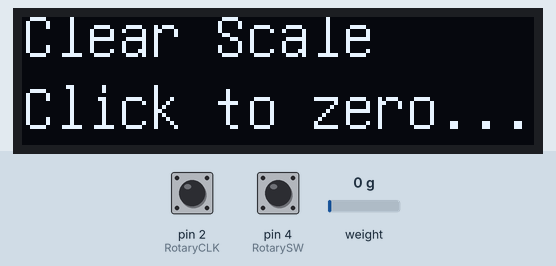
Recording of a sketch running on a simulated Arduino Uno, built with avr-gcc and run on an emulated ATmega328P. Parts: 128×32 one-colour display. The test bench sets the inputs (shaded band); at power-on: pin 4 (RotarySW) HIGH, pin 2 (RotaryCLK) HIGH, weight on the scale 0 g.

Above: at 3.7 s.
3.8 s: pin 4 (RotarySW) pulled LOW for 0.15 s
At 6.8 s:
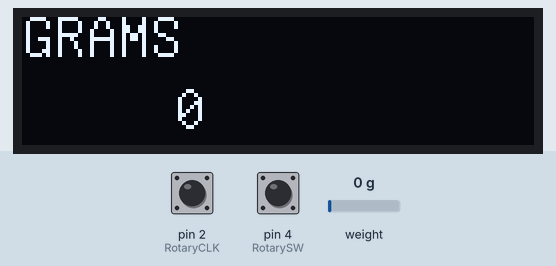
6.9 s: pin 2 (RotaryCLK) pulled LOW for 0.15 s
At 9.8 s:
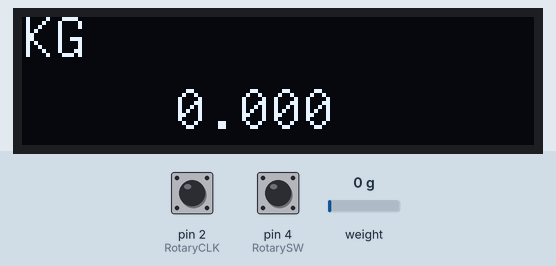
10.0 s: pin 2 (RotaryCLK) pulled LOW for 1 s
At 13.2 s:
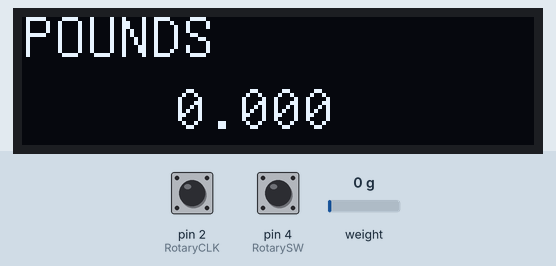
14.0 s: weight on the scale set to 100 g
At 16.0 s:
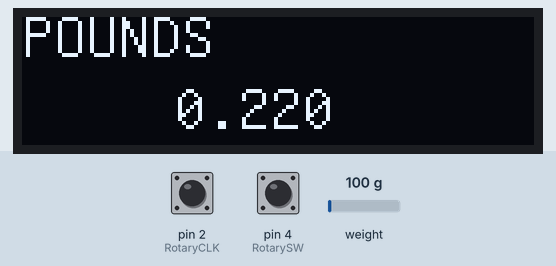
16.9 s: weight on the scale set to 1250 g
At 18.6 s:
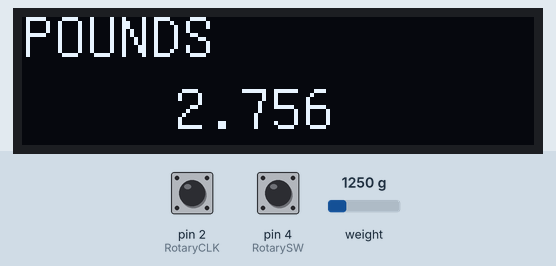
19.4 s: weight on the scale set to 2500 g
At 21.1 s:
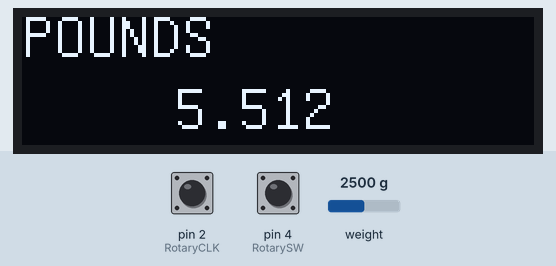
Timing chart, 0 to 22.6 s (numbered marks = the images above; inputs shaded):
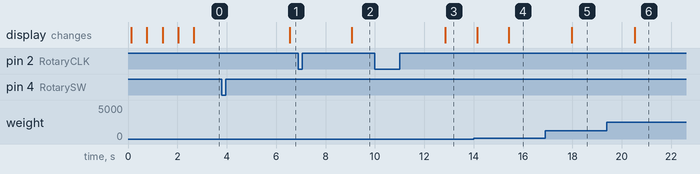

The sketch:

scale_v1.2.ino
```cpp
/* Arduino Scale using HX711 and Load Cell

Created by Yvan / https://Brainy-Bits.com

This code is in the public domain...

You can: copy it, use it, modify it, share it or just plain ignore it!
Thx!
*/


#include "U8glib.h"   // Library for Oled display https://github.com/olikraus/u8glib/
#include "HX711.h"    // Library for Load Cell amplifier board

volatile boolean TurnDetected;  // variable used to detect rotation of Rotary encoder
volatile int Rotary_Flag=0;     // flag to indicate rotation as occured

// Rotary Encoder Module connections
#define RotaryCLK 2   // Rotary encoder CLK pin connected to pin 2 of Arduino
#define RotaryDT 3    // Rotary encoder DT pin connected to pin 3
#define RotarySW 4    // Rotary encoder Switch pin connected to pin 4

// HX711 Module connections
#define CLK 5   // CLK of HX711 connected to pin 5 of Arduino
#define DOUT 6  // DOUT of HX711 connected to pin 6 of Arduino

int reset_screen_counter=0;      // Variable used to decide what to display on Oled
volatile int current_units=0;    // Used to select which measuring unit to use (KG,Grams,Pounds)
float unit_conversion;           // Used to convert between measuring units
int decimal_place;               // how many decimal number to display

HX711 scale(DOUT, CLK);  // Init of the HX711

U8GLIB_SSD1306_128X32 u8g(U8G_I2C_OPT_FAST);  // Init of the OLED


// Interrupt routine runs if Rotation detected from Rotary encoder
void rotarydetect ()  {
Rotary_Flag=1; // Set Rotary flag from 0 to 1
delay(500);
}


// Used to change the measurement units (0=grams, 1=KG, 2=pounds)
void change_units ()  {
  if (current_units == 0) current_units=1;
  else if (current_units == 1) current_units=2;
  else if (current_units == 2) current_units=0;
}


// Run at Startup and when Resetting with Rotary encoder switch
void startupscreen(void) {
  u8g.setFont(u8g_font_unifont);
  u8g.firstPage();
  do {
    u8g.drawStr( 0, 10, "Clear Scale");
    u8g.drawStr( 0, 28, "Click to zero...");
  } while( u8g.nextPage() );
}

// Reset Scale to zero
void tare_scale(void) {
  scale.set_scale(-1073000);  //Calibration Factor obtained from calibration sketch
  scale.tare();             //Reset the scale to 0
}


// Start Displaying information on OLED
void start_scale(void) {
  char temp_current_units[15];  // Needed to store String to Char conversion
  String KG="KG";
  String GRAMS="GRAMS";
  String LBS="POUNDS";

  if (current_units == 0) {                     // 0 = grams
    GRAMS.toCharArray(temp_current_units, 15);  // Convert String to Char for OLED display
    unit_conversion=1000;                        // conversion value for grams
    decimal_place=0;                            // how many decimal place numbers to display
  } else if (current_units == 1) {              // 1 = Kilograms
    KG.toCharArray(temp_current_units, 15);
    unit_conversion=1;
    decimal_place=3;
  } else {                                      // else 2 = Pounds
    LBS.toCharArray(temp_current_units, 15);
    unit_conversion=2.2046226218;
    decimal_place=3;
  }

    u8g.setFont(u8g_font_unifont);
    u8g.firstPage();
      do {
        u8g.drawStr( 0, 10, temp_current_units);  // Display the current measurement unit
        u8g.setPrintPos(38, 28);
        u8g.print(scale.get_units(3)*unit_conversion, decimal_place);  // Display the average of 3 scale value reading
      } while( u8g.nextPage() );
}


void setup(void) {

  // Set pinmode for Rotary encoder pins
  pinMode(RotarySW,INPUT_PULLUP);
  pinMode(RotaryCLK,INPUT_PULLUP);
  pinMode(RotaryDT,INPUT_PULLUP);

  // Attach interrupt 0 (Pin 2 on UNO) to the Rotary Encoder
  attachInterrupt (0,rotarydetect,RISING);   // interrupt 0 always connected to pin 2 on Arduino UNO

  // Rotate screen 180 degrees on OLED, if required
  u8g.setRot180();

  // Set color of OLED to Monochrome
  u8g.setColorIndex(1);

  // Select font to use
  u8g.setFont(u8g_font_unifont);

  String start_count_string="Starting up....";  // Message to display at Startup
  char start_count[15];  // Used to String to Char conversion

  // Loop to display counting dots
  for (int x=12; x < 16; x++) {  // Select the first 12 to 16 character of String
    start_count_string.toCharArray(start_count, x);
    u8g.firstPage();
    do {
      u8g.drawStr( 0, 10, "ARDUINO SCALE");
      u8g.drawStr( 0, 28, start_count);
    } while( u8g.nextPage() );
    delay(500);  // Delay between dots
  }
}


void loop(void) {

// If Switch is pressed on Rotary Encoder
  if (!digitalRead(RotarySW)) {       // Check to see which action to take
    if(reset_screen_counter == 1) {
      tare_scale();                   // 1 = zero and start scale
      reset_screen_counter=2;
      delay(500);
    } else {
      if(reset_screen_counter == 2) { // 2 = Scale already started so restart from begining
        reset_screen_counter=0;
        delay(500);
      }
    }
  }

// If Rotation was detected
  if (Rotary_Flag == 1) {
    change_units();  // change the measuring units
    Rotary_Flag=0;   // reset flag to zero
  }

// If system was just started display intro screen
  if (reset_screen_counter == 0) {
    startupscreen();
  reset_screen_counter=1;  // set to 1 and wait for Rotary click to zero scale
  }

// if zero (tare) of scale as occured start display of weight
  if (reset_screen_counter == 2) {
          start_scale();
  }
}
```

Measured:
- after the input at 3.8 s, the display: changes after 2.8 s (image 1)
- after the input at 6.9 s, the display: changes after 2.2 s (image 2)
- after the input at 10.0 s, the display: changes after 2.9 s (image 3)
- after the input at 14.0 s, the display: first changes after 0.14 s (image 4 shows a later state)
- after the input at 16.9 s, the display: changes after 1.1 s (image 5)
- after the input at 19.4 s, the display: changes after 1.1 s (image 6)
